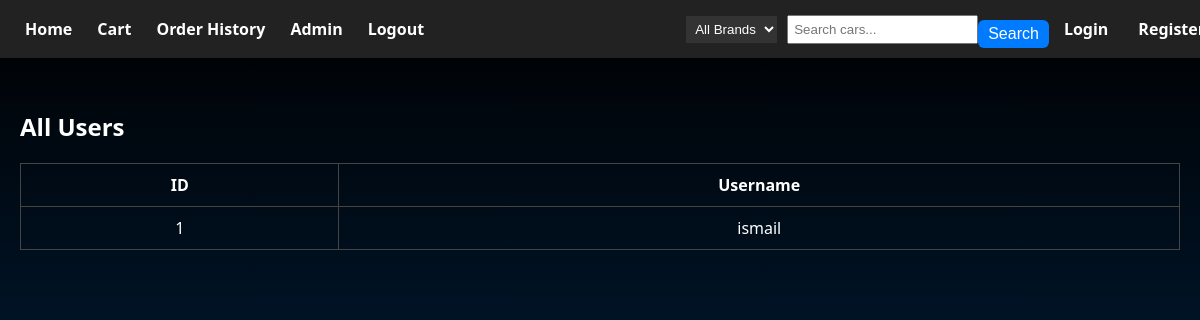
/admin/users (signed in), run on an earlier commit of the app's database.
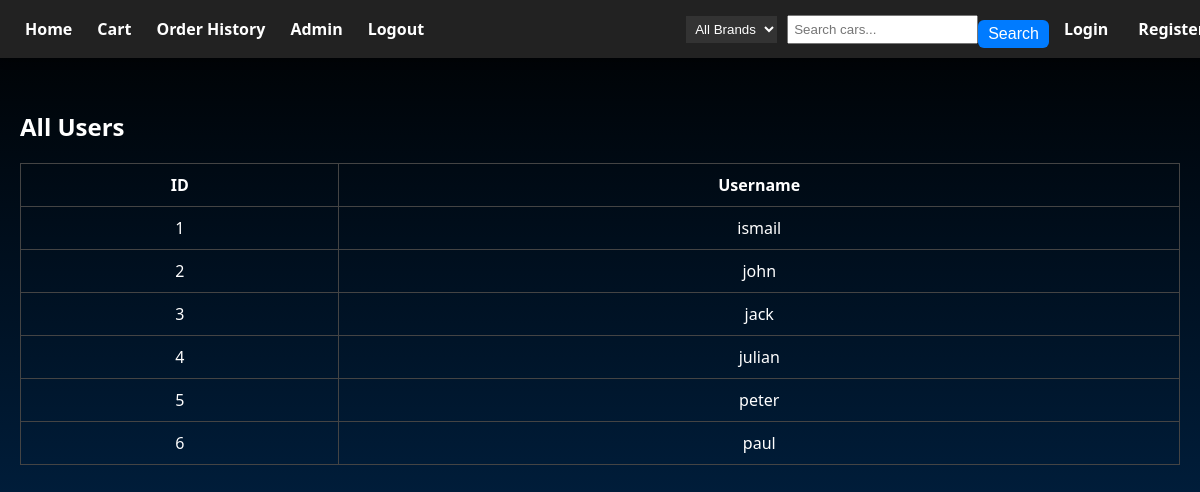
And on a later commit of the database.
### app.py (models this page shows, shortened)
class User(db.Model):
    id = db.Column(db.Integer, primary_key=True)
    username = db.Column(db.String(80), unique=True)
    password_hash = db.Column(db.String(120))
    profile_pic = db.Column(db.String(120), nullable=True)
    is_admin = db.Column(db.Boolean, default=False)
    listed_cars = db.relationship('Car', back_populates='seller')
    bookmarked_cars = db.relationship('Car', secondary=bookmarks, backref='bookmarked_by')

### app.py (the view)
@app.route('/admin/users')
def admin_users():
    if 'admin_logged_in' not in session:
        return redirect(url_for('admin_login'))
    users = User.query.all()
    return render_template('admin_users.html', users=users)

### app.py (called while the page is built)
@app.context_processor
def inject_user():
    if 'user_id' in session:
        user = User.query.get(session['user_id'])
        return dict(current_user=user)
    return dict(current_user=None)

### templates/admin_users.html
{% extends "layout.html" %}
{% block content %}
<h2>All Users</h2>
<table>
    <tr><th>ID</th><th>Username</th></tr>
    {% for user in users %}
        <tr><td>{{ user.id }}</td><td>{{ user.username }}</td></tr>
    {% endfor %}
</table>
{% endblock %}

What changed in the data, as far as the page shows it:
added User: id "2", username "john"
added User: id "3", username "jack"
added User: id "4", username "julian"
added User: id "5", username "peter"
added User: id "6", username "paul"
